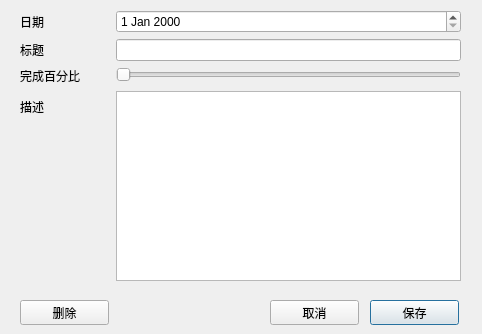
<?xml version="1.0" encoding="UTF-8"?>
<ui version="4.0">
 <class>NewTaskDialog</class>
 <widget class="QDialog" name="NewTaskDialog">
  <property name="geometry">
   <rect>
    <x>0</x>
    <y>0</y>
    <width>482</width>
    <height>334</height>
   </rect>
  </property>
  <property name="windowTitle">
   <string>Dialog</string>
  </property>
  <widget class="QWidget" name="formLayoutWidget">
   <property name="geometry">
    <rect>
     <x>20</x>
     <y>10</y>
     <width>441</width>
     <height>271</height>
    </rect>
   </property>
   <layout class="QFormLayout" name="formLayout">
    <item row="0" column="0">
     <widget class="QLabel" name="label">
      <property name="text">
       <string>日期</string>
      </property>
     </widget>
    </item>
    <item row="0" column="1">
     <widget class="QDateEdit" name="datepicker"/>
    </item>
    <item row="1" column="0">
     <widget class="QLabel" name="label_2">
      <property name="text">
       <string>标题</string>
      </property>
     </widget>
    </item>
    <item row="1" column="1">
     <widget class="QLineEdit" name="title_et"/>
    </item>
    <item row="2" column="1">
     <widget class="QSlider" name="slider">
      <property name="orientation">
       <enum>Qt::Horizontal</enum>
      </property>
     </widget>
    </item>
    <item row="3" column="0">
     <widget class="QLabel" name="label_4">
      <property name="text">
       <string>描述</string>
      </property>
     </widget>
    </item>
    <item row="3" column="1">
     <widget class="QPlainTextEdit" name="description_ed"/>
    </item>
    <item row="2" column="0">
     <widget class="QLabel" name="percent_lbl">
      <property name="minimumSize">
       <size>
        <width>90</width>
        <height>0</height>
       </size>
      </property>
      <property name="text">
       <string>完成百分比</string>
      </property>
     </widget>
    </item>
   </layout>
  </widget>
  <widget class="QPushButton" name="savebtn">
   <property name="geometry">
    <rect>
     <x>370</x>
     <y>300</y>
     <width>89</width>
     <height>25</height>
    </rect>
   </property>
   <property name="text">
    <string>保存</string>
   </property>
  </widget>
  <widget class="QPushButton" name="cancelbtn">
   <property name="geometry">
    <rect>
     <x>270</x>
     <y>300</y>
     <width>89</width>
     <height>25</height>
    </rect>
   </property>
   <property name="text">
    <string>取消</string>
   </property>
  </widget>
  <widget class="QPushButton" name="deletebtn">
   <property name="geometry">
    <rect>
     <x>20</x>
     <y>300</y>
     <width>89</width>
     <height>25</height>
    </rect>
   </property>
   <property name="text">
    <string>删除</string>
   </property>
  </widget>
 </widget>
 <resources/>
 <connections/>
</ui>
